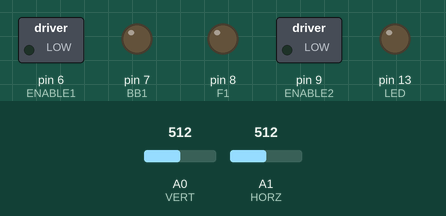
A sketch run on a simulated Arduino Uno, built with avr-gcc and run on an emulated ATmega328P. Parts: switched loads named in the sketch (green lamp = pin HIGH), output pins drawn as LEDs (lit = HIGH). The inputs (shaded band) are chosen by the test bench; at power-on: A0 (VERT) = 512, A1 (HORZ) = 512.

Above: at 1.3 s.
1.4 s: A0 (VERT) set to 0
At 2.0 s:
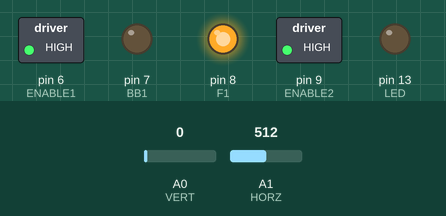
2.9 s: A1 (HORZ) set to 0
At 3.2 s:
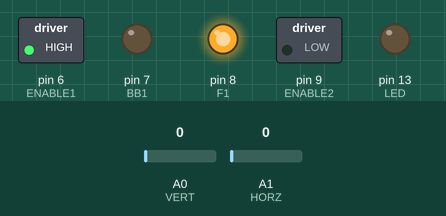
4.4 s: A0 (VERT) set to 1023
At 5.5 s:
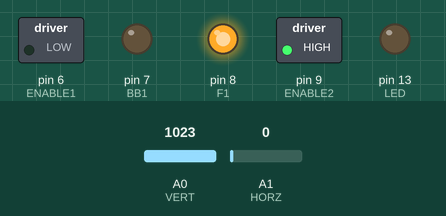
5.9 s: A1 (HORZ) set to 122
At 6.7 s:
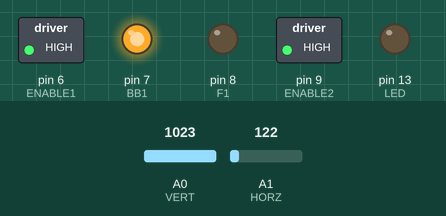
7.4 s: A0 (VERT) set to 1004
At 7.8 s:
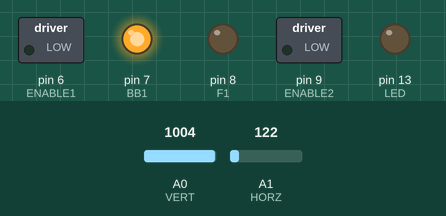
8.9 s: A1 (HORZ) set to 1011
10.4 s: A1 (HORZ) set to 1023
At 11.3 s:
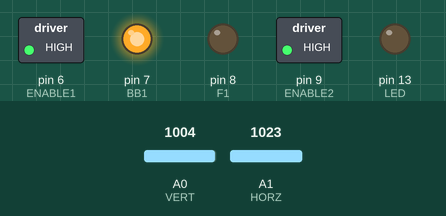
Timing chart, 0 to 12.9 s (numbered marks = the images above; inputs shaded):
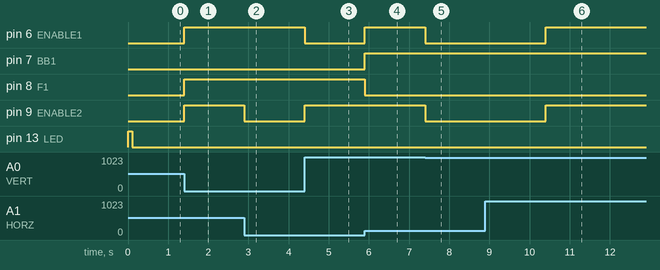

Measured:
- the behaviour switches between 1023 and 1022 on A0 (VERT) (found by bisection; images 4 and 5)
- the behaviour switches between 1022 and 1023 on A1 (HORZ) (found by bisection; images 5 and 6)
- after the input at 1.4 s, pin 6 (ENABLE1), pin 8 (F1), pin 9 (ENABLE2): LOW → HIGH at once
- after the input at 2.9 s, pin 9 (ENABLE2): HIGH → LOW at once
- after the input at 4.4 s, pin 6 (ENABLE1): HIGH → LOW at once; pin 9 (ENABLE2): LOW → HIGH at once
- after the input at 5.9 s, pin 6 (ENABLE1), pin 7 (BB1): LOW → HIGH at once; pin 8 (F1): HIGH → LOW at once
- after the input at 7.4 s, pin 6 (ENABLE1), pin 9 (ENABLE2): HIGH → LOW at once
- after the input at 8.9 s, every drawn part: stays the same
- after the input at 10.4 s, pin 6 (ENABLE1), pin 9 (ENABLE2): LOW → HIGH at once

The sketch:

robot.ino
```cpp
#define ENABLE1 6
#define F1 8
#define BB1 7
#define ENABLE2 9
#define BB2 10
#define F2 11

#define VERT A0
#define HORZ A1

#define LED 13

int vmid = 512;
int hmid = 512;
void setup() {
    digitalWrite(ENABLE1, 0);

    pinMode(LED, OUTPUT);
    pinMode(ENABLE1, OUTPUT);
    pinMode(F1, OUTPUT);
    pinMode(BB1, OUTPUT);
    pinMode(VERT, INPUT);

    digitalWrite(LED, 1);
    delay(100);
    vmid = analogRead(VERT);
    hmid = analogRead(HORZ);
    digitalWrite(LED, 0);
}

void loop() {
    int vert = analogRead(VERT);
    int horz = analogRead(HORZ);
    double p1 = 0;
    double p2 = 0;

    if (vert < vmid) {
        p1 -= (vert - vmid) / vmid;
        p2 -= (vert - vmid) / vmid;
    } else if (vert > vmid) {
        p1 -= (vert - vmid) / (1023 - vmid);
        p2 -= (vert - vmid) / (1023 - vmid);
    }

    if (horz < hmid) {
        p1 -= (horz - hmid) / hmid;
        p2 += (horz - hmid) / hmid;
    } else if (horz > hmid) {
        p1 -= (horz - hmid) / (1023 - hmid);
        p2 += (horz - hmid) / (1023 - hmid);
    }

    if (p1 > 1) p1 = 1;
    if (p2 > 1) p2 = 1;
    if (p1 < -1) p1 = -1;
    if (p2 < -1) p2 = -1;

    const double thresh = 0.25;
    if (p1 > thresh) {
        digitalWrite(F1, 1);
        digitalWrite(BB1, 0);
        analogWrite(ENABLE1, 255 * p1);
    } else if (p1 < -thresh) {
        digitalWrite(F1, 0);
        digitalWrite(BB1, 1);
        analogWrite(ENABLE1, 255 * -p1);
    } else {
        digitalWrite(ENABLE1, 0);
    }

    if (p2 > thresh) {
        digitalWrite(F2, 1);
        digitalWrite(BB2, 0);
        analogWrite(ENABLE2, 255 * p2);
    } else if (p2 < -thresh) {
        digitalWrite(F2, 0);
        digitalWrite(BB2, 1);
        analogWrite(ENABLE2, 255 * -p2);
    } else {
        digitalWrite(ENABLE2, 0);
    }
}
```
